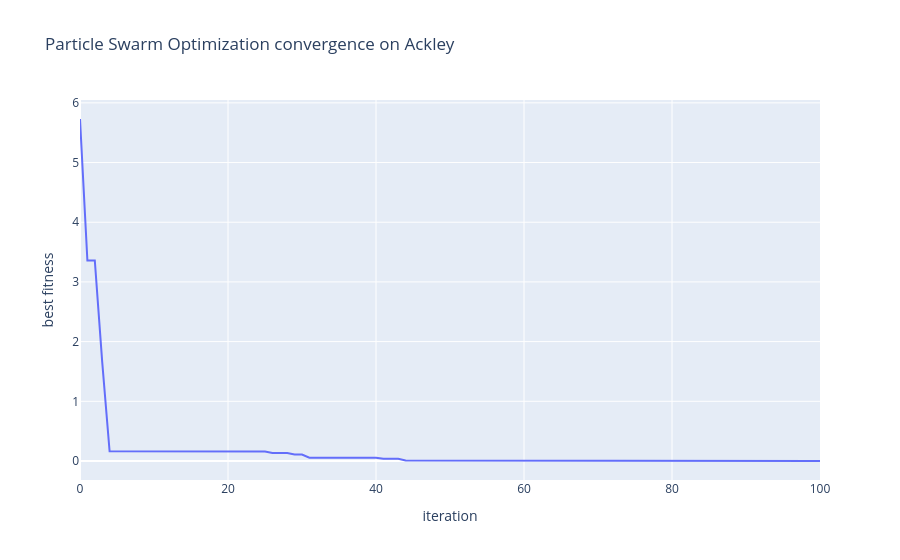

The code cell stored with this chart in its notebook:
### Code cell
go.Figure(go.Scatter(y=result.fitness_history)).update_layout(
    title='Particle Swarm Optimization convergence on Ackley', xaxis_title='iteration', yaxis_title='best fitness'
).show()
